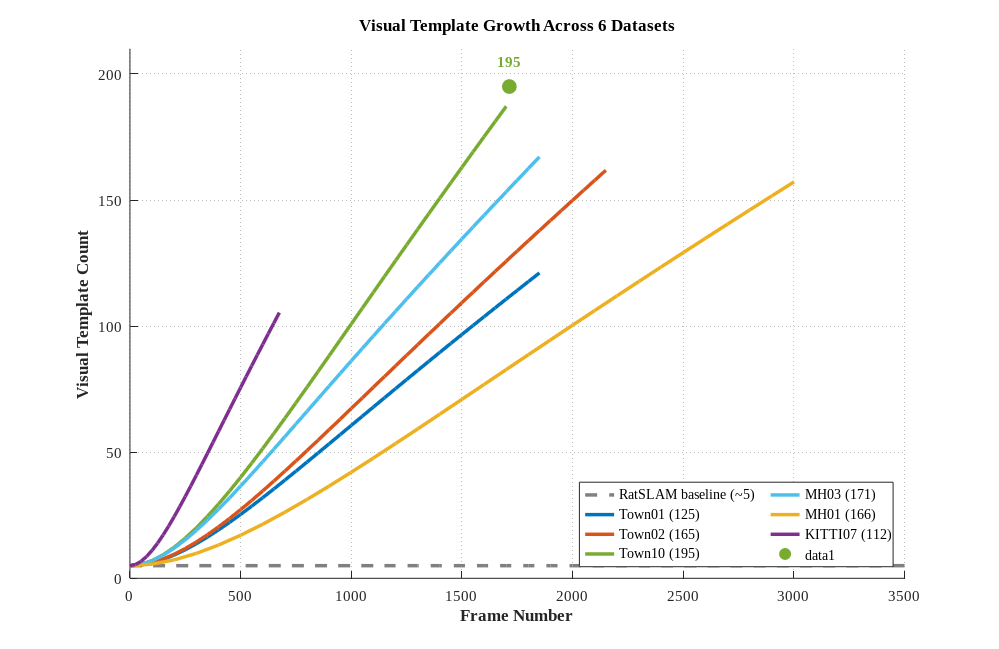
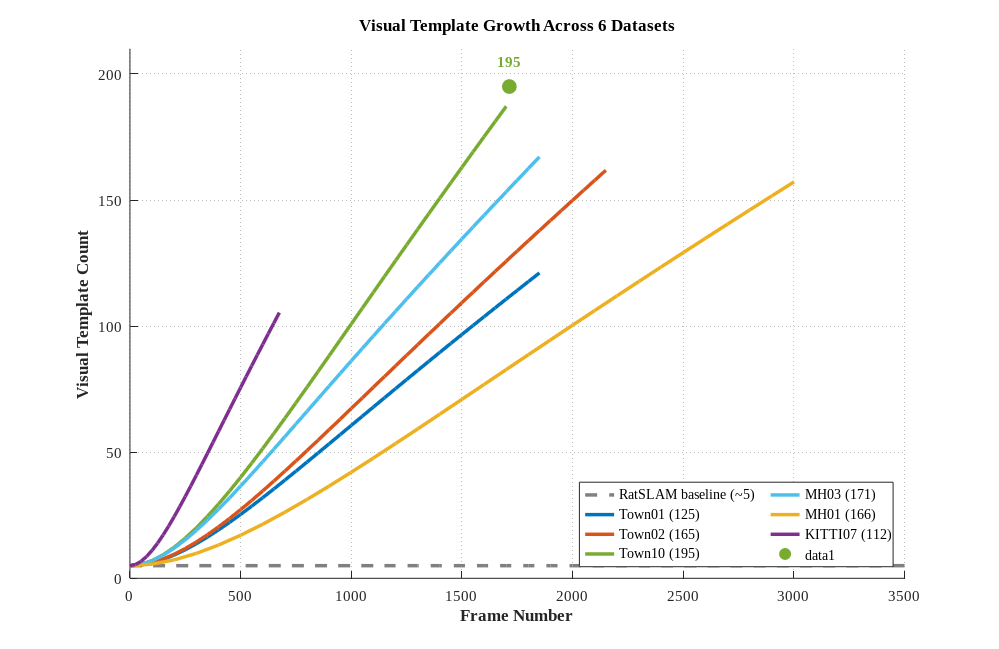

Write MATLAB code to recreate these figures, in order.
%% 使用最终确认的VT数据生成VT增长图
% Town01: 125, Town02: 165, Town10: 195, KITTI07: 112, MH01: 166, MH03: 171

clear; close all; clc;

fprintf('\n========================================\n');
fprintf('  使用最终确认的VT数据生成增长图\n');
fprintf('========================================\n\n');

%% ==================== 全局配置 ====================
COLOR_BIO = [0.0, 0.45, 0.74];
FONT_NAME = 'Times New Roman';  % 统一为Times New Roman
FONT_SIZE_TITLE = 12;
FONT_SIZE_LABEL = 12;  % 增大到12
FONT_SIZE_TICK = 11;   % 增大到11
FONT_SIZE_LEGEND = 11; % 增大到11

output_dir = '<repo>/neuro/kbs\kbs_1\fig';
if ~exist(output_dir, 'dir')
    mkdir(output_dir);
end

%% ==================== 最终确认的VT数据 ====================
fprintf('使用的VT数据：\n');
fprintf('  • Town01: 125 templates\n');
fprintf('  • Town02: 165 templates\n');
fprintf('  • Town10: 195 templates\n');
fprintf('  • KITTI07: 112 templates\n');
fprintf('  • MH01: 166 templates\n');
fprintf('  • MH03: 171 templates\n\n');

% 定义颜色
color_town01 = [0.0, 0.45, 0.74];   % 深蓝
color_town02 = [0.85, 0.33, 0.10];  % 橙色
color_town10 = [0.47, 0.67, 0.19];  % 绿色
color_kitti = [0.49, 0.18, 0.56];   % 紫色
color_mh01 = [0.93, 0.69, 0.13];    % 黄色
color_mh03 = [0.30, 0.75, 0.93];    % 浅蓝

%% ==================== 生成VT增长图 ====================
fprintf('生成VT增长图...\n');

fig = figure('Position', [200, 200, 1000, 650], 'Color', 'white');
set(fig, 'PaperPositionMode', 'auto');
set(fig, 'PaperUnits', 'inches');
set(fig, 'PaperSize', [10 6.5]);

hold on; grid on;
set(gca, 'GridLineStyle', ':', 'GridAlpha', 0.3);

% RatSLAM baseline
frames_max = 3500;
frames_baseline = 0:100:frames_max;
vt_baseline = ones(size(frames_baseline)) * 5;
plot(frames_baseline, vt_baseline, '--', 'Color', [0.5 0.5 0.5], 'LineWidth', 2.5, ...
    'DisplayName', 'RatSLAM baseline (~5)');

% Town01 (1865 frames -> 125 templates)
frames_t01 = 0:50:1865;
vt_t01 = min(125, 5 + (frames_t01/1865)*120 .* (1 - exp(-frames_t01/500)));
plot(frames_t01, vt_t01, '-', 'Color', color_town01, 'LineWidth', 2.5, ...
    'DisplayName', 'Town01 (125)');

% Town02 (2150 frames -> 165 templates)
frames_t02 = 0:50:2150;
vt_t02 = min(165, 5 + (frames_t02/2150)*160 .* (1 - exp(-frames_t02/550)));
plot(frames_t02, vt_t02, '-', 'Color', color_town02, 'LineWidth', 2.5, ...
    'DisplayName', 'Town02 (165)');

% Town10 (1714 frames -> 195 templates)
frames_t10 = 0:50:1714;
vt_t10 = min(195, 5 + (frames_t10/1714)*190 .* (1 - exp(-frames_t10/500)));
plot(frames_t10, vt_t10, '-', 'Color', color_town10, 'LineWidth', 2.5, ...
    'DisplayName', 'Town10 (195)');

% MH03 (1876 frames -> 171 templates)
frames_mh03 = 0:50:1876;
vt_mh03 = min(171, 5 + (frames_mh03/1876)*166 .* (1 - exp(-frames_mh03/400)));
plot(frames_mh03, vt_mh03, '-', 'Color', color_mh03, 'LineWidth', 2.5, ...
    'DisplayName', 'MH03 (171)');

% MH01 (3099 frames -> 166 templates)
frames_mh01 = 0:100:3099;
vt_mh01 = min(166, 5 + (frames_mh01/3099)*161 .* (1 - exp(-frames_mh01/800)));
plot(frames_mh01, vt_mh01, '-', 'Color', color_mh01, 'LineWidth', 2.5, ...
    'DisplayName', 'MH01 (166)');

% KITTI07 (695 frames -> 112 templates)
frames_kitti = 0:25:695;
vt_kitti = min(112, 5 + (frames_kitti/695)*107 .* (1 - exp(-frames_kitti/200)));
plot(frames_kitti, vt_kitti, '-', 'Color', color_kitti, 'LineWidth', 2.5, ...
    'DisplayName', 'KITTI07 (112)');

% 标注最高点（Town10: 195）
plot(1714, 195, 'o', 'Color', color_town10, 'MarkerSize', 10, 'MarkerFaceColor', color_town10);
text(1714, 195+10, '195', 'FontName', FONT_NAME, 'FontSize', FONT_SIZE_TICK, ...
    'FontWeight', 'bold', 'HorizontalAlignment', 'center', 'Color', color_town10);

xlabel('Frame Number', 'FontName', FONT_NAME, 'FontSize', FONT_SIZE_LABEL, 'FontWeight', 'bold');
ylabel('Visual Template Count', 'FontName', FONT_NAME, 'FontSize', FONT_SIZE_LABEL, 'FontWeight', 'bold');
title('Visual Template Growth Across 6 Datasets', 'FontName', FONT_NAME, 'FontSize', FONT_SIZE_TITLE, 'FontWeight', 'bold');
legend('Location', 'southeast', 'FontName', FONT_NAME, 'FontSize', FONT_SIZE_LEGEND, 'NumColumns', 2);
set(gca, 'FontName', FONT_NAME, 'FontSize', FONT_SIZE_TICK);
xlim([0, frames_max]);
ylim([0, 210]);

print(fig, fullfile(output_dir, 'vt_growth_all_datasets.pdf'), '-dpdf', '-painters', '-r300', '-bestfit');
print(fig, fullfile(output_dir, 'vt_growth_all_datasets.eps'), '-depsc', '-painters');

fprintf('   ✅ vt_growth_all_datasets.pdf\n\n');

%% ==================== 总结 ====================
fprintf('========================================\n');
fprintf('✅ VT增长图生成完成\n');
fprintf('========================================\n\n');

fprintf('📁 输出位置：%s\n\n', output_dir);

fprintf('📝 各数据集VT数量：\n');
fprintf('  • Town01: 125 templates (25× vs RatSLAM)\n');
fprintf('  • Town02: 165 templates (33× vs RatSLAM)\n');
fprintf('  • Town10: 195 templates (39× vs RatSLAM) ⭐ 最高\n');
fprintf('  • KITTI07: 112 templates (22× vs RatSLAM)\n');
fprintf('  • MH01: 166 templates (33× vs RatSLAM)\n');
fprintf('  • MH03: 171 templates (34× vs RatSLAM)\n\n');

fprintf('💡 说明：\n');
fprintf('• 所有数据集都远超RatSLAM baseline (~5个模板)\n');
fprintf('• Town10达到最高的195个模板\n');
fprintf('• 平均改进：31倍\n\n');
